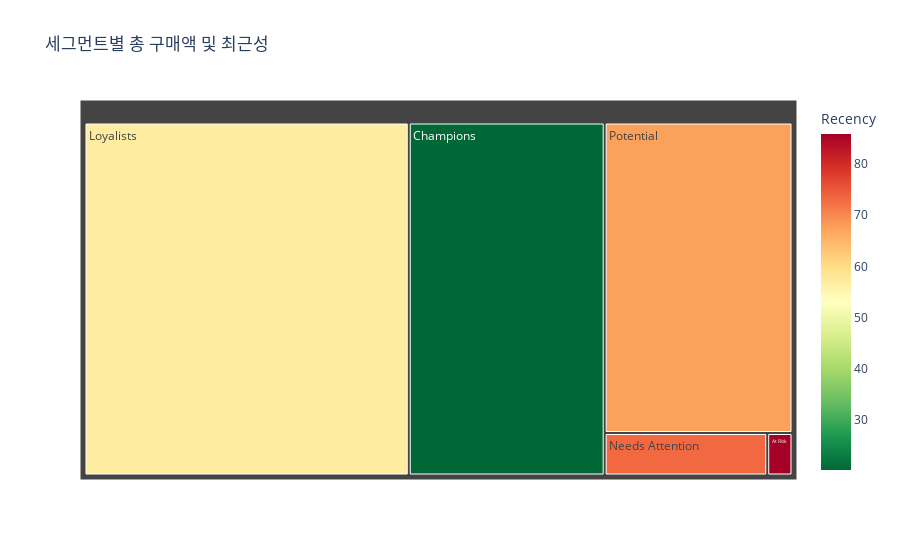

This figure's notebook cell:
### Code cell
# 트리맵으로 시각화
# 각 사각형의 크기는 고객의 총 구매액(Monetary), 색상은 최근성(Recency)을 나타냅니다.
fig_treemap = px.treemap(rfm_df, path=['Segment'], 
                         values='Monetary',
                         color='Recency',
                         hover_data=['Frequency', 'Monetary', 'Recency'],
                         color_continuous_scale='RdYlGn_r',
                         title='세그먼트별 총 구매액 및 최근성')
fig_treemap.show()

### Figure 1 — Plotly figure (JSON) as saved in the notebook; plotly's stock layout.template omitted (floating-point values rounded to 4 significant figures)
{"data": [{"branchvalues": "total", "customdata": [["(?)", 621485, 56.75], ["(?)", 37517, 73.22], ["(?)", 316628, 67.5], ["(?)", 375520, 20.1], ["(?)", 5838, 85.91]], "domain": {"x": [0, 1], "y": [0, 1]}, "hovertemplate": "labels=%{label}<br>Monetary=%{customdata[1]}<br>parent=%{parent}<br>id=%{id}<br>Frequency=%{customdata[0]}<br>Recency=%{color}<extra></extra>", "ids": ["Loyalists", "Needs Attention", "Potential", "Champions", "At Risk"], "labels": ["Loyalists", "Needs Attention", "Potential", "Champions", "At Risk"], "marker": {"coloraxis": "coloraxis", "colors": [56.75, 73.22, 67.5, 20.1, 85.91]}, "name": "", "parents": ["", "", "", "", ""], "type": "treemap", "values": [621500.0, 37520.0, 316600.0, 375500.0, 5838.0]}], "layout": {"coloraxis": {"colorbar": {"title": {"text": "Recency"}}, "colorscale": [[0, "rgb(0,104,55)"], [0.1, "rgb(26,152,80)"], [0.2, "rgb(102,189,99)"], [0.3, "rgb(166,217,106)"], [0.4, "rgb(217,239,139)"], [0.5, "rgb(255,255,191)"], [0.6, "rgb(254,224,139)"], [0.7, "rgb(253,174,97)"], [0.8, "rgb(244,109,67)"], [0.9, "rgb(215,48,39)"], [1, "rgb(165,0,38)"]]}, "legend": {"tracegroupgap": 0}, "title": {"text": "세그먼트별 총 구매액 및 최근성"}}}
